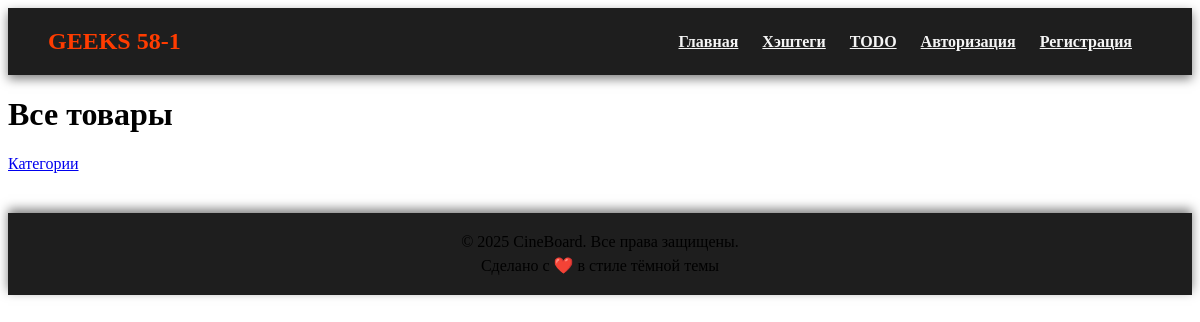
/products/, run on an earlier commit of the app's database.
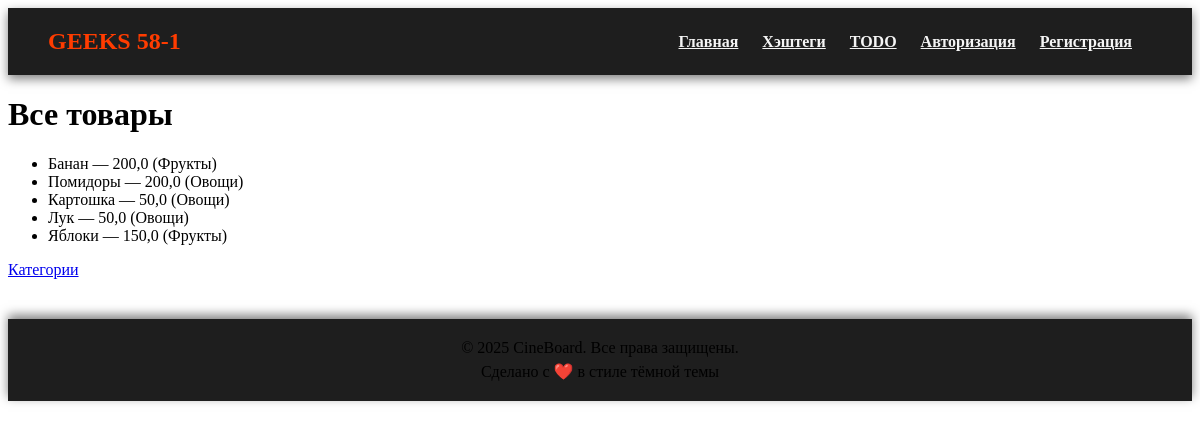
And on a later commit of the database.
### shop/models.py (models this page shows, shortened)
class Product(models.Model):
    name = models.CharField(max_length=100, verbose_name='Название товара')
    price = models.FloatField(verbose_name='Цена')
    category = models.ForeignKey(Category, on_delete=models.CASCADE, related_name='products')

class Category(models.Model):
    name = models.CharField(max_length=100, verbose_name='Название категории')

### shop/views.py (the view)
# urls.py: path('products/', views.productList, name='products'),
def productList(request):
    products = Product.objects.all()
    return render(request, 'shop/products.html', {'products': products})

### templates/shop/products.html (shortened to what this page needs)
<!DOCTYPE html>
<html lang="en">
<head>
</head>
<body>
    {% include 'header.html' %}
    <h1>Все товары</h1>
    <ul>
        {% for product in products %}
        <li>{{ product.name }} — {{ product.price }} ({{ product.category.name }})</li>
        {% endfor %}
    </ul>
    <p><a href="{% url 'categories' %}">Категории</a></p>
  {% include 'footer.html' %}
</body>
</html>

What changed in the data, as far as the page shows it:
added Product: name "Банан", price "200,0", category.name "Фрукты"
added Product: name "Помидоры", price "200,0", category.name "Овощи"
added Product: name "Картошка", price "50,0", category.name "Овощи"
added Product: name "Лук", price "50,0", category.name "Овощи"
added Product: name "Яблоки", price "150,0", category.name "Фрукты"
